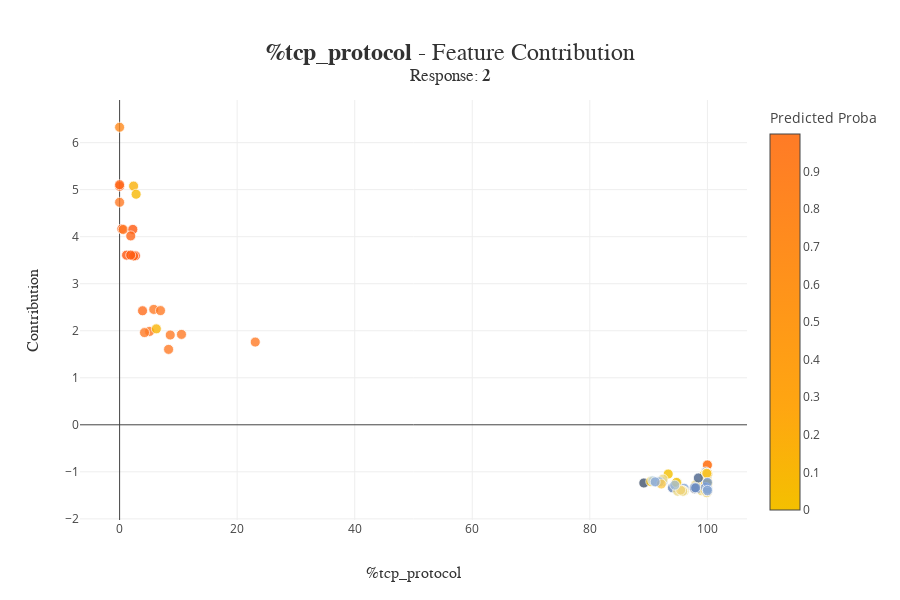

Notebook cell for this chart:
### Code cell
xpl.plot.contribution_plot("%tcp_protocol")
